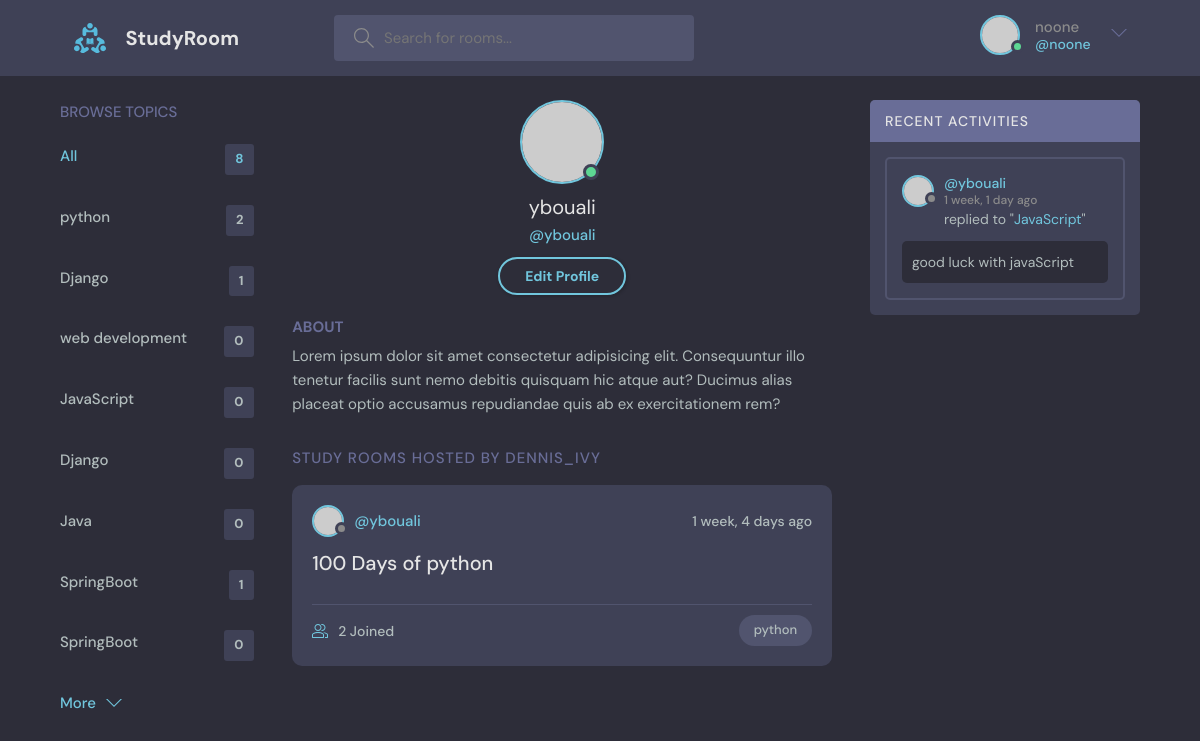
The page /profile/1/ (signed in) on the database its author committed.
### base/models.py (models this page shows, shortened)
class Topic(models.Model):
    name = models.CharField(max_length=200)
    updated = models.DateTimeField(auto_now=True)
    created = models.DateTimeField(auto_now_add=True)
    id = models.UUIDField(primary_key=True, default=uuid.uuid4, editable=False)

class Room(models.Model):
    host = models.ForeignKey(User, on_delete=models.SET_NULL, null=True)
    topic = models.ForeignKey(Topic, on_delete=models.SET_NULL, null=True)
    name = models.CharField(max_length=200)
    description = models.TextField(null=True, blank=True)
    participants = models.ManyToManyField(User, related_name='participants', blank=True)
    updated = models.DateTimeField(auto_now=True)
    created = models.DateTimeField(auto_now_add=True)
    id = models.UUIDField(primary_key=True, default=uuid.uuid4, editable=False)
    class Meta:
        ordering = ['-updated', '-created']

class Message(models.Model):
    user = models.ForeignKey(User, on_delete=models.CASCADE)
    room = models.ForeignKey(Room, on_delete=models.CASCADE)
    body = models.TextField()
    updated = models.DateTimeField(auto_now=True)
    created = models.DateTimeField(auto_now_add=True)
    id = models.UUIDField(primary_key=True, default=uuid.uuid4, editable=False)
    class Meta:
        ordering = ['-updated', '-created']

### base/views.py (the view)
# urls.py: path('profile/<str:pk>/', views.userProfile, name="profile"),
@login_required(login_url='login')
def userProfile(request, pk):
    user = User.objects.get(id=pk)
    rooms = user.room_set.all()
    room_messages = user.message_set.all()
    topics = Topic.objects.all()
    context = {'user': user, 'rooms': rooms, 'room_messages': room_messages, 'topics': topics}
    return render(request, 'base/profile.html', context)

### base/templates/base/profile.html
{% extends "main.html" %}
{% block content %}
  <main class="profile-page layout layout--3">
    <div class="container">
        {% include "base/component/topic_component.html" %}
      <div class="roomList">
        <div class="profile">
          <div class="profile__avatar">
            <div class="avatar avatar--large active">
              <img src="https://randomuser.me/api/portraits/men/11.jpg" />
            </div>
          </div>
          <div class="profile__info">
            <h3>{{user.username}}</h3>
            <p>@{{user.username}}</p>
            <a href="edit-user.html" class="btn btn--main btn--pill">Edit Profile</a>
          </div>
          <div class="profile__about">
            <h3>About</h3>
            <p>
              Lorem ipsum dolor sit amet consectetur adipisicing elit. Consequuntur illo tenetur
              facilis sunt nemo debitis quisquam hic atque aut? Ducimus alias placeat optio
              accusamus repudiandae quis ab ex exercitationem rem?
            </p>
          </div>
        </div>
        <div class="roomList__header">
          <div>
            <h2>Study Rooms Hosted by dennis_ivy</a>
            </h2>
          </div>
        </div>
        {% include "base/component/feed_component.html" %}
      </div>
        {% include "base/component/activity_component.html" %}
    </div>
  </main>
{% endblock content %}

### templates/navbar.html (shortened to what this page needs)
{% load static %}
<header class="header header--loggedIn">
    <div class="container">
        <a href="{% url 'home' %}" class="header__logo">
            <img src="{% static 'images/logo.svg' %}" />
            <h1>StudyRoom</h1>
        </a>
        <form class="header__search" method="GET" action="{% url 'home' %}">
            <label>
                <input name="q" placeholder="Search for rooms..." />
            </label>
        </form>
        <nav class="header__menu">
            {% if request.user.is_authenticated %}
                <div class="header__user">
                    <a href="profile.html">
                        <div class="avatar avatar--medium active">
                            <img
                                src="https://randomuser.me/api/portraits/men/37.jpg"
                            />
                        </div>
                        <p>{{ request.user.username }} <span>@{{ request.user.username }}</span></p>
                    </a>
                    <button class="dropdown-button">
                        <svg
                            version="1.1"
                            xmlns="http://www.w3.org/2000/svg"
                            width="32"
                            height="32"
                            viewBox="0 0 32 32"
                        >
                            <title>chevron-down</title>
                            <path
                                d="M16 21l-13-13h-3l16 16 16-16h-3l-13 13z"
                            ></path>
                        </svg>
                    </button>
                </div>
            {% else %}
                <a href="{% url 'login' %}">
                    <img src="{% static 'images/avatar.svg' %}" />
                    <p>Login</p>
                </a>
            {% endif %}
        </nav>
    </div>
</header>

### base/templates/base/component/topic_component.html
<div class="topics">
    <div class="topics__header">
        <h2>Browse Topics</h2>
    </div>
    <ul class="topics__list">
        <li>
            <a href="{% url 'home' %}" class="active">All <span>{{topics.count}}</span></a>
        </li>
        {% for topic in topics  %}
            <li>
                <a href="{% url 'home' %}?={{topic.name}}">{{topic.name}} <span>{{topic.room_set.all.count}}</span></a>
            </li>
        {% endfor %}
    </ul>
    <a class="btn btn--link" href="topics.html">
        More
        <svg
            version="1.1"
            xmlns="http://www.w3.org/2000/svg"
            width="32"
            height="32"
            viewBox="0 0 32 32"
        >
            <title>chevron-down</title>
            <path d="M16 21l-13-13h-3l16 16 16-16h-3l-13 13z"></path>
        </svg>
    </a>
</div>

### base/templates/base/component/feed_component.html (shortened to what this page needs)
{% for room in rooms  %}
    <div class="roomListRoom">
        <div class="roomListRoom__header">
            <a href="{% url 'profile' room.host.id %}" class="roomListRoom__author">
                <div class="avatar avatar--small">
                    <img
                        src="https://randomuser.me/api/portraits/women/11.jpg"
                    />
                </div>
                <span>@{{room.host.username}}</span>
            </a>
            <div class="roomListRoom__actions">
                <span>{{room.created | timesince}} ago</span>
            </div>
        </div>
        <div class="roomListRoom__content">
            <a href="{% url 'room' room.id  %}">{{room.name}}</a>
        </div>
        <div class="roomListRoom__meta">
            <a href="{% url 'room' room.id %}" class="roomListRoom__joined">
                {{room.participants.all.count}} Joined
            </a>
            <p class="roomListRoom__topic">{{room.topic.name}}</p>
        </div>
    </div>
{% endfor %}

### base/templates/base/component/activity_component.html (shortened to what this page needs)
<div class="activities">
    <div class="activities__header">
        <h2>Recent Activities</h2>
    </div>
    {% for room_message in room_messages %}
        <div class="activities__box">
            <div class="activities__boxHeader roomListRoom__header">
                <a
                    href="{% url 'profile' room_message.user.id %}"
                    class="roomListRoom__author"
                >
                    <div class="avatar avatar--small">
                        <img
                            src="https://randomuser.me/api/portraits/women/11.jpg"
                        />
                    </div>
                    <p>
                        @{{ room_message.user }}
                        <span>{{room_message.created | timesince}} ago</span>
                    </p>
                </a>
            </div>
            <div class="activities__boxContent">
                <p>
                    replied to "<a href="{% url 'room' room_message.room.id  %}" >{{room_message.room.name}}</a>"
                </p>
                <div class="activities__boxRoomContent">
                    {{room_message.body}}
                </div>
            </div>
        </div>
    {% endfor %}
</div>

### rows shown on the page
Topic: name "python", room_set.all.count "2"
Topic: name "Django", room_set.all.count "1"
Topic: name "web development", room_set.all.count "0"
Topic: name "JavaScript", room_set.all.count "0"
Topic: name "Django", room_set.all.count "0"
Topic: name "Java", room_set.all.count "0"
Topic: name "SpringBoot", room_set.all.count "1"
Topic: name "SpringBoot", room_set.all.count "0"
Room: host.username "ybouali", created "1 week, 4 days", name "100 Days of python", participants.all.count "2", topic.name "python"
Message: user "ybouali", created "1 week, 1 day", room.name "JavaScript", body "good luck with javaScript"

### other values the page prints
{{ request.user.username }} "noone"
{{ topics.count }} "8"
{{ user.username }} "ybouali"
